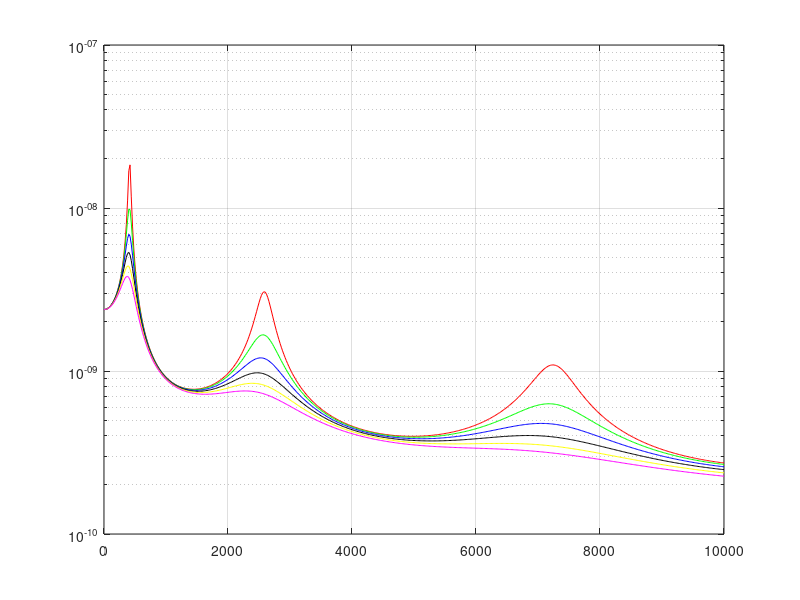

Write the MATLAB code that produced this figure.
clear
close all
clc
tic
%% Datos

c = 0.02;
E = 0.7e11; % Pa
rho = 2700; % Kg/m^3
A = c^2; I = c^4/12;
L=0.5; % m

%% Discretizacion

nNod=9; % Numero de nodos
nDofNod = 2; % Numero de dof por nodos

nodos = [linspace(0,L,nNod)' zeros(nNod,1)];
elementos = [(1:nNod-1)' (2:nNod)'];

nEle = size(elementos,1);
nDofTot = nNod*nDofNod;

dof=reshape(1:nDofNod*nNod,[nDofNod,nNod])';

%% Condiciones de borde
bc = false(nNod,nDofNod);
bc(1,:) = true;

isFixed = reshape(bc',[],1);
isFree = ~isFixed;

%% Matriz de Rigidez y de Masa
K = zeros(nDofTot);
M = zeros(nDofTot);

for iele=1:nEle
    v=nodos(elementos(iele,2),:)-nodos(elementos(iele,1),:);
    Lele=norm(v);
    v=v/Lele;
    m=A*Lele*rho;
    
    Y1 = 12*E*I/Lele^3; Y2 = 6*E*I/Lele^2; Y3 = 4*E*I/Lele; Y4 = 2*E*I/Lele;
    
    kele=[Y1 Y2 -Y1 Y2;Y2 Y3 -Y2 Y4;-Y1 -Y2 Y1 -Y2;Y2 Y4 -Y2 Y3];
    
    mele = m/420*[156 22*Lele 54 -13*Lele; 22*Lele 4*Lele^2 13*Lele -3*Lele^2;...
        54 13*Lele 156 -22*Lele; -13*Lele -3*Lele^2 -22*Lele 4*Lele^2];    
    
    ubic=[dof(elementos(iele,1),:) dof(elementos(iele,2),:)];
    
    K(ubic,ubic)=K(ubic,ubic)+kele;
    M(ubic,ubic)=M(ubic,ubic)+mele;
end

%% Obtencion de desplazamiento y frecuencia
[eigVect,eigVal] = eig(M(isFree,isFree)\K(isFree,isFree));
eigVect = flip(eigVect,2); eigVal = flip(flip(eigVal,1),2);

W=sqrt(diag(eigVal));

%% Plot

% Nmodo=2; % Nro de modo    
% desp=zeros(1,nDofTot);
% desp(isFree)=eigVect(:,Nmodo);
% Nro_ptos_ele=15;
% desp_tot =0; X=0;
% 
% for iele=1:nEle
%     
%         v=nodos(elementos(iele,2),:)-nodos(elementos(iele,1),:);
%         Lele=norm(v);
%     
%         x0 = nodos(elementos(iele,1),1);
%         xL = nodos(elementos(iele,2),1);
% 
%         x = linspace(x0,xL,Nro_ptos_ele);
%         X=[X,x(2:end)];
% 
%         N = [1 - 3*(x-x0).^2/Lele^2 + 2*(x-x0).^3/Lele^3;
%             (x-x0) - 2*(x-x0).^2/Lele + (x-x0).^3/Lele^2;
%             3*(x-x0).^2/Lele^2 - 2*(x-x0).^3/Lele^3;
%             -(x-x0).^2/Lele + (x-x0).^3/Lele^2]';
%         
%         pos = [dof(elementos(iele,1),:) dof(elementos(iele,2),:)];
% 
%         desp_ele = N*desp(pos)';
%         desp_tot = [desp_tot; desp_ele(2:end)];
% end
% 
% plot(X,desp_tot,'b')
% hold on
% plot(nodos(:,1),desp(1:2:end-1),'or')    
% grid on
%% Descomposicion Modal

D=zeros(nDofTot,nDofTot-sum(isFixed));
D(isFree,:)=eigVect;
Phi=D;

for i_D=1:size(D,2) %Normalizado en base a M
    
    modulo=(D(:,i_D)'*M*D(:,i_D));  
    Phi(:,i_D)=D(:,i_D)./sqrt(modulo);
    
end

%% Calculo amplitud en funcion de frecuencias
Rango_Omega=0:20:10000;
Rango_Ksi=0.05:0.05:0.3;

acceleracion=zeros(nDofTot,1); 
acceleracion(1)=1;
R_ext=-M*acceleracion;

R_Phi=Phi'*R_ext;
R_Phi=abs(R_Phi); % Esto no es robado???

n_Omega=1;
Amplitudes=zeros(length(Rango_Omega),length(Rango_Ksi));
for Omega=Rango_Omega
    n_Ksi=1;
    for Ksi=Rango_Ksi
        z=zeros(length(W),1);
        for i=1:length(W)
            Beta=Omega/W(i);
            z(i)=(R_Phi(i)/(W(i)^2))/sqrt((1-Beta^2)^2+(2*Ksi*Beta)^2);            
        end
        Amplitudes(n_Omega,n_Ksi)=sum(z);
        n_Ksi=n_Ksi+1;
    end     
    n_Omega=n_Omega+1;
end

%Amplitudes=Amplitudes*10^9;

semilogy(Rango_Omega,Amplitudes(:,1),'r'); 
hold on
semilogy(Rango_Omega,Amplitudes(:,2),'g');
hold on
semilogy(Rango_Omega,Amplitudes(:,3),'b'); 
hold on
semilogy(Rango_Omega,Amplitudes(:,4),'k'); 
hold on
semilogy(Rango_Omega,Amplitudes(:,5),'y');
hold on
semilogy(Rango_Omega,Amplitudes(:,6),'m'); 
grid on

% plot(Rango_Omega,Amplitudes(:,1),'ro'); 
% hold on
% plot(Rango_Omega,Amplitudes(:,2),'go');
% hold on
% plot(Rango_Omega,Amplitudes(:,3),'bo'); 
toc